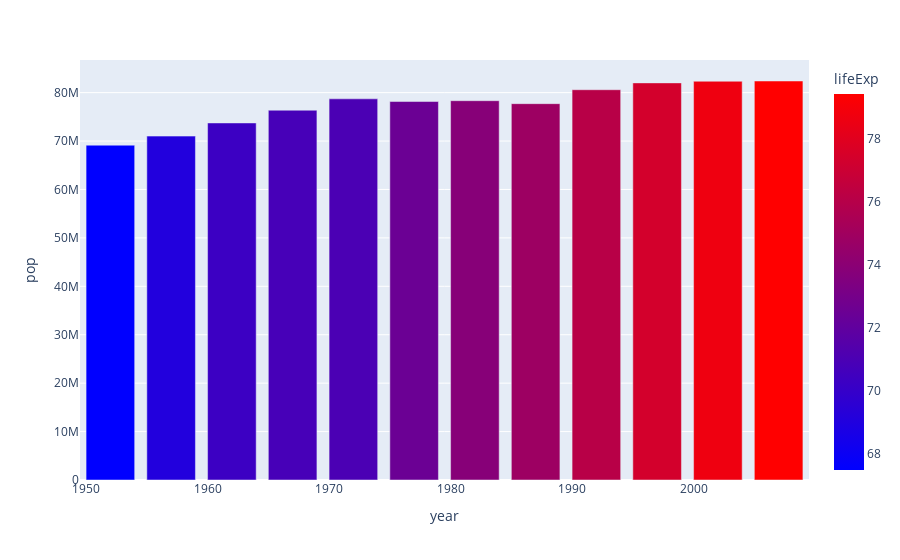

The code cell stored with this chart in its notebook:
### Code cell
fig = px.bar(germany, x='year', y='pop', color='lifeExp', color_continuous_scale='bluered')
fig.show()

### Figure 1 — Plotly figure (JSON) as saved in the notebook; plotly's stock layout.template omitted (floating-point values rounded to 4 significant figures)
{"data": [{"alignmentgroup": "True", "hovertemplate": "year=%{x}<br>pop=%{y}<br>lifeExp=%{marker.color}<extra></extra>", "legendgroup": "", "marker": {"color": [67.5, 69.1, 70.3, 70.8, 71, 72.5, 73.8, 74.85, 76.07, 77.34, 78.67, 79.41], "coloraxis": "coloraxis", "pattern": {"shape": ""}}, "name": "", "offsetgroup": "", "orientation": "v", "showlegend": false, "textposition": "auto", "type": "bar", "x": [1952, 1957, 1962, 1967, 1972, 1977, 1982, 1987, 1992, 1997, 2002, 2007], "xaxis": "x", "y": [69145952, 71019069, 73739117, 76368453, 78717088, 78160773, 78335266, 77718298, 80597764, 82011073, 82350671, 82400996], "yaxis": "y"}], "layout": {"barmode": "relative", "coloraxis": {"colorbar": {"title": {"text": "lifeExp"}}, "colorscale": [[0, "rgb(0,0,255)"], [1, "rgb(255,0,0)"]]}, "legend": {"tracegroupgap": 0}, "margin": {"t": 60}, "xaxis": {"anchor": "y", "domain": [0, 1], "title": {"text": "year"}}, "yaxis": {"anchor": "x", "domain": [0, 1], "title": {"text": "pop"}}}}
